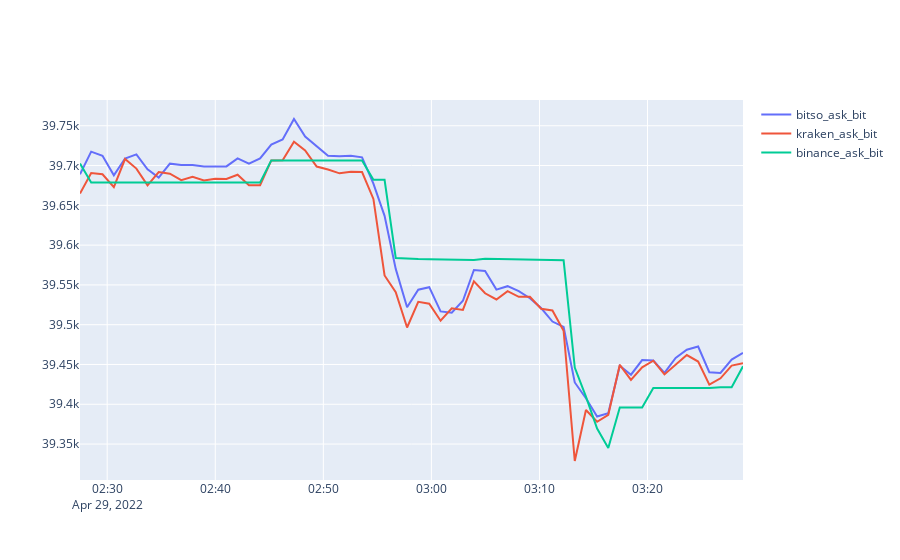

Source (notebook cell):
### Code cell
main.plot_spread_bit_1(data)
